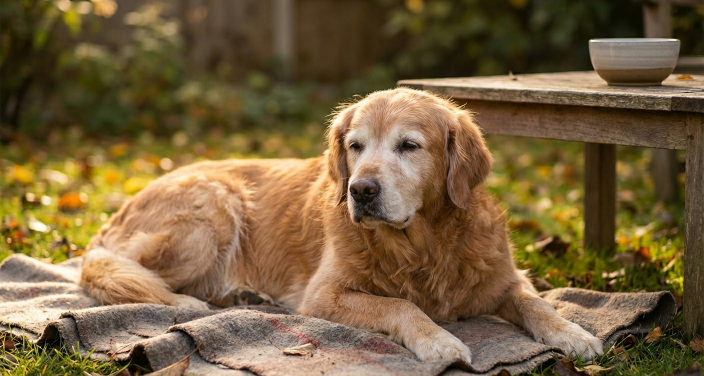
#> input picture clients/paworigins/article_images/Article 1.jpeg, 1408 x 752 px (shown at 1/2 size)
$ python crop_hero_image.py '../clients/paworigins/article_images/Article 1.jpeg' out.png
#> lines starting #> are read from the running program, lines starting #| are printed output that depends on the picture
"""
Crop image to 1200x640px (15:8 aspect ratio) for article hero images.
"""
import sys
from pathlib import Path
from PIL import Image

def crop_to_hero_size(input_path: str, output_path: str = None):
    """
    Crop image to 1200x640px (15:8 aspect ratio) for hero images.
    Uses center crop to maintain composition.

    Args:
        input_path: Path to input image
        output_path: Path to save cropped image (default: adds _hero suffix)
    """
#> called with output_path = 'out.png'
    input_path = Path(input_path)

    if not input_path.exists():
        print(f"❌ Error: File not found: {input_path}")
        return None

    # Set output path
    if output_path is None:
        output_path = input_path.parent / f"{input_path.stem}_hero{input_path.suffix}"
    else:
        output_path = Path(output_path)

    try:
        # Open image
        img = Image.open(input_path)
#> img is the input picture: PIL image 1408x752 RGB; mean R, G, B 119.3, 96.7, 61.6
        original_size = img.size
#> original_size = (1408, 752)
        print(f"📸 Original size: {original_size[0]}x{original_size[1]}px")
#| 📸 Original size: 1408x752px

        # Target size
        target_width = 1200
        target_height = 640
        target_aspect = target_width / target_height  # 1.875 (15:8)

        # Calculate crop box (center crop)
        img_aspect = original_size[0] / original_size[1]
#> img_aspect = 1.87

        if img_aspect > target_aspect:
            # Image is wider - crop width
            new_width = int(original_size[1] * target_aspect)
            new_height = original_size[1]
            left = (original_size[0] - new_width) // 2
            top = 0
            right = left + new_width
            bottom = new_height
        else:
            # Image is taller - crop height
            new_width = original_size[0]
#> new_width = 1408
            new_height = int(original_size[0] / target_aspect)
#> new_height = 750
            left = 0
            top = (original_size[1] - new_height) // 2
#> top = 1
            right = new_width
#> right = 1408
            bottom = top + new_height
#> bottom = 751

        # Crop image
        cropped = img.crop((left, top, right, bottom))
        print(f"✂️  Cropped to: {cropped.size[0]}x{cropped.size[1]}px")
#| ✂️  Cropped to: 1408x750px

        # Resize to exact target size
        resized = cropped.resize((target_width, target_height), Image.Resampling.LANCZOS)
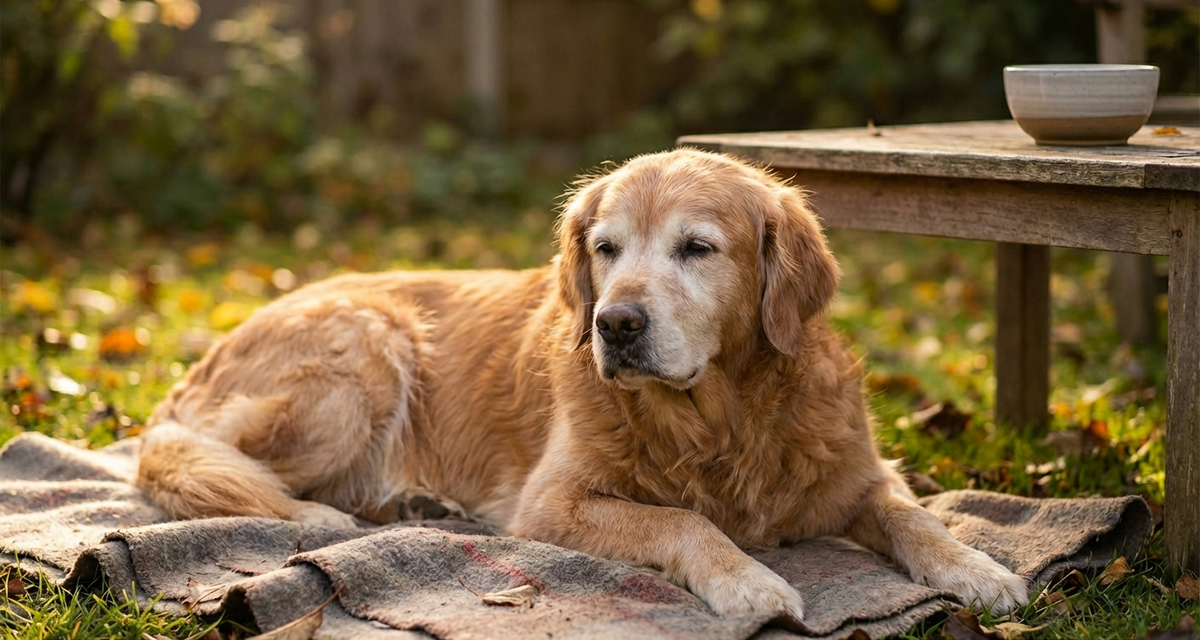
#> resized: PIL image 1200x640 RGB; mean R, G, B 119.4, 96.7, 61.6
        print(f"📐 Resized to: {target_width}x{target_height}px")

        # Save
        resized.save(output_path, quality=90, optimize=True)
        file_size = output_path.stat().st_size / 1024  # KB
        print(f"✅ Saved to: {output_path}")
        print(f"📦 File size: {file_size:.1f} KB")

        return str(output_path)

    except Exception as e:
        print(f"❌ Error processing image: {e}")
        return None

if __name__ == "__main__":
    if len(sys.argv) < 2:
        print("Usage: python3 crop_hero_image.py <input_image_path> [output_path]")
        print("\nExample:")
        print("  python3 crop_hero_image.py ~/Downloads/dog_image.jpg")
        print("  python3 crop_hero_image.py ~/Downloads/dog_image.jpg ../clients/paworigins/images/article1_hero.jpg")
        sys.exit(1)

    input_path = sys.argv[1]
    output_path = sys.argv[2] if len(sys.argv) > 2 else None

    result = crop_to_hero_size(input_path, output_path)

    if result:
        print(f"\n🎉 Success! Hero image ready: {result}")
        print(f"💡 Next: Update article-preview-mock.html to use this image")
